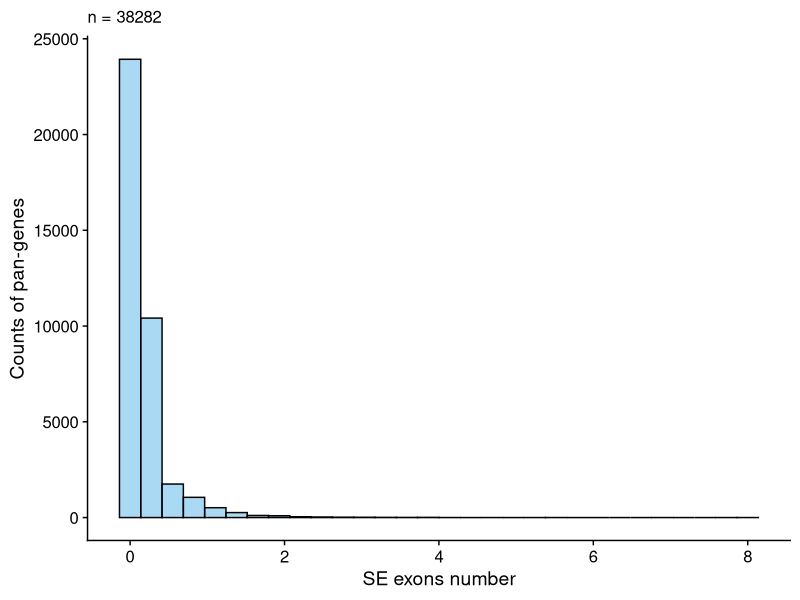
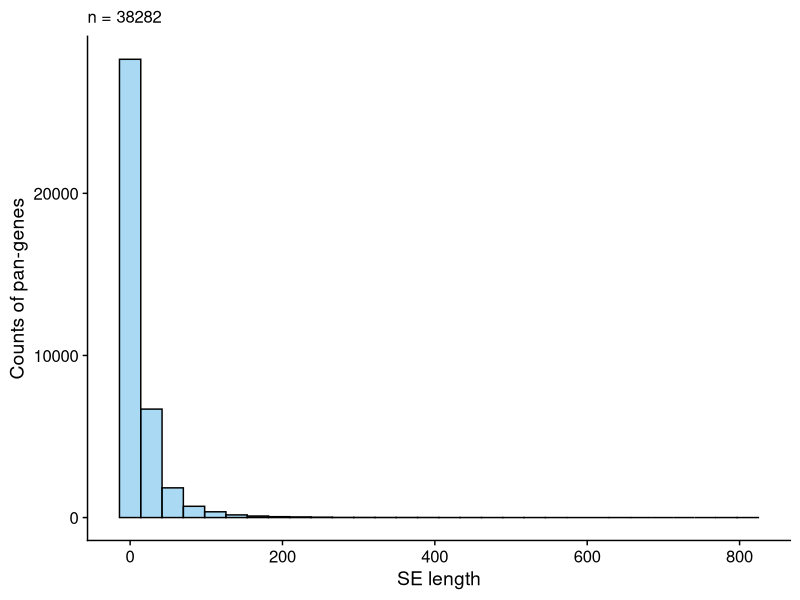
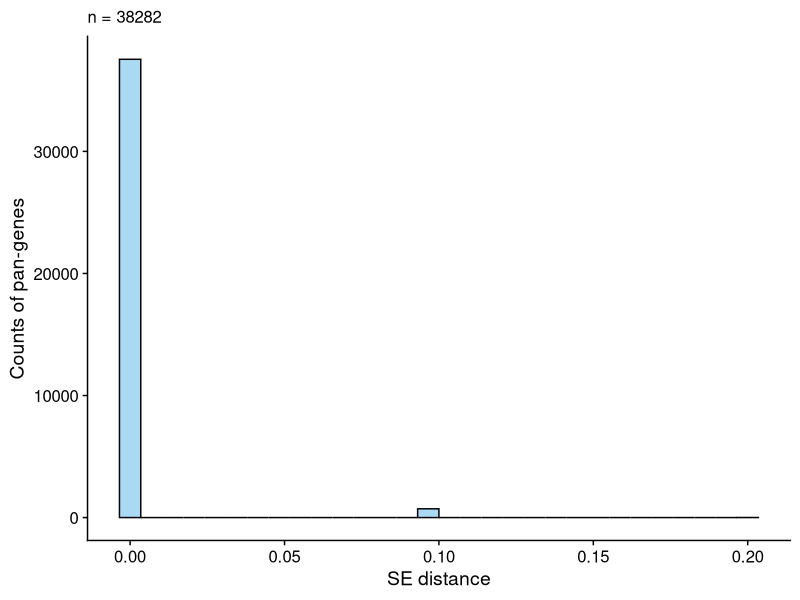
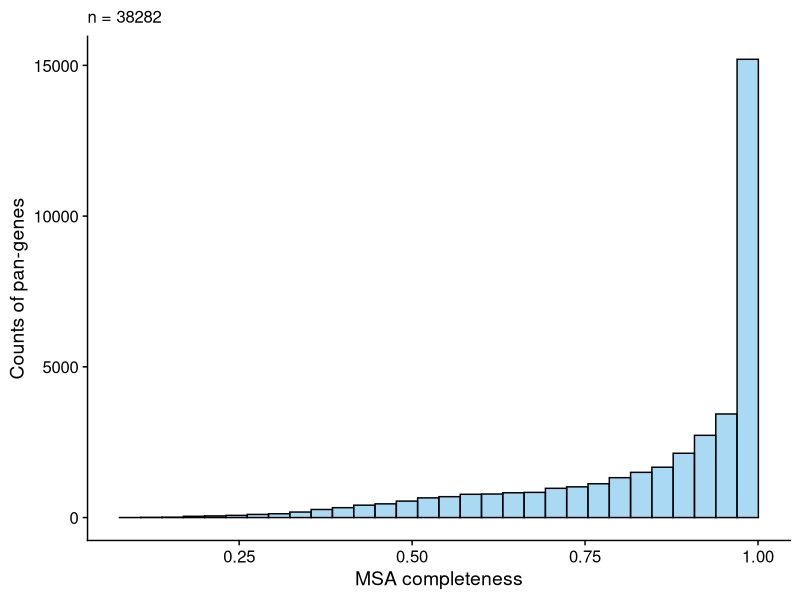
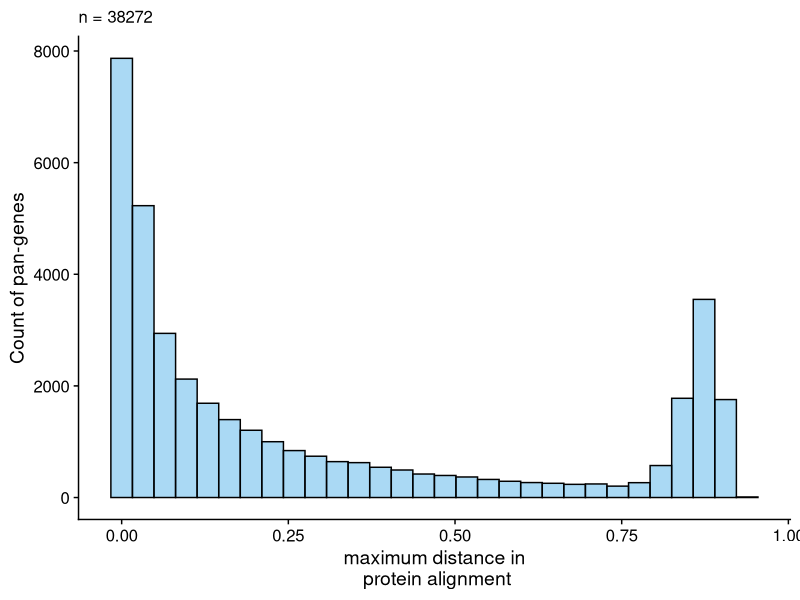
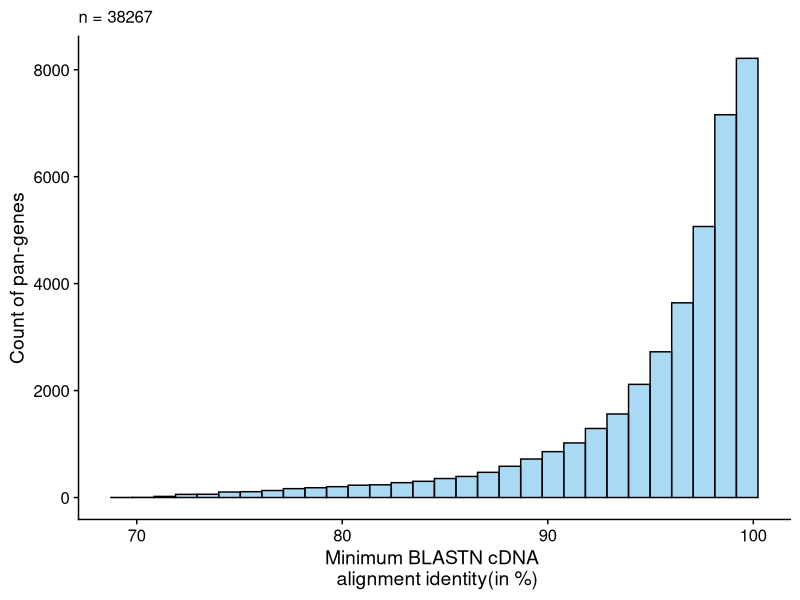

R code for these plots, in order: (Note: this script raises an error after producing the figures.)
# Supplement Fig 1
## check QC of pan-genes based on the output of get_pangenes pipeline and all 3 Nipponbare annotations therein. 

suppressMessages(library(tidyverse))
suppressMessages(library(cowplot))
suppressMessages(library(ggpubr))

MSA_OsNip <- read.delim("core_files/magic clusters - magic15MSA1stisof.OsNip.tsv")
log.quality.cDNA.fix <- read.delim("core_files/log.quality.cDNA.fix.tsv", header=FALSE)
pep_global_dist.max <- read.delim("core_files/pep_global_dist.max.tsv", header=FALSE)


plot_A <- MSA_OsNip %>% 
  ggplot(., aes(x = SE_exons )) +
  geom_histogram(position = "identity", alpha = 0.5, fill = "#56B4E9", color = "black") + theme_cowplot() + 
  labs(x = "SE exons number", y = "Counts of pan-genes", fill = "", 
       subtitle = paste("n =", length(unique(MSA_OsNip$file)))) +
  scale_fill_manual(values = "blue" )

plot_B <- MSA_OsNip %>% 
  ggplot(., aes(x = SE_len )) +
  geom_histogram(position = "identity", alpha = 0.5, fill = "#56B4E9", color = "black") + theme_cowplot() + 
  labs(x = "SE length", y = "Counts of pan-genes", fill = "", 
       subtitle = paste("n =", length(unique(MSA_OsNip$file)))) +
  scale_fill_manual(values = "blue" )

plot_C <- MSA_OsNip %>% 
  ggplot(., aes(x = SE_dist )) +
  geom_histogram(position = "identity", alpha = 0.5, fill = "#56B4E9", color = "black") + theme_cowplot() + 
  labs(x = "SE distance", y = "Counts of pan-genes" , fill = "", 
       subtitle = paste("n =", length(unique(MSA_OsNip$file)))) +
  scale_fill_manual(values = "blue" )


plot_D <- MSA_OsNip %>% 
  ggplot(., aes(x = Ca )) +
  geom_histogram(position = "identity", alpha = 0.5, fill = "#56B4E9", color = "black") + theme_cowplot() + 
  labs(x = "MSA completeness" , y = "Counts of pan-genes", fill = "", 
       subtitle = paste("n =", length(unique(MSA_OsNip$file)))) +
  scale_fill_manual(values = "blue" )

plot_E <- pep_global_dist.max %>% 
  ggplot(., aes(x = V2 )) +
  geom_histogram(position = "identity", alpha = 0.5, fill = "#56B4E9", color = "black") + theme_cowplot() + 
  labs(x = "maximum distance in\n protein alignment" , y = "Count of pan-genes", fill = "", subtitle = paste("n =", length(unique(pep_global_dist.max$V1)))) +
  scale_fill_manual(values = "blue" )

plot_F <- log.quality.cDNA.fix %>% 
  ggplot(., aes(x = V2 )) +
  geom_histogram(position = "identity", alpha = 0.5, fill = "#56B4E9", color = "black") + theme_cowplot() + 
  labs(x = "Minimum BLASTN cDNA \n alignment identity(in %)" , y = "Count of pan-genes", fill = "", subtitle = paste("n =", length(unique(log.quality.cDNA.fix$V1)))) +
  scale_fill_manual(values = "blue" )


# uncomment to export
# svg("supplement_QC.svg", width=9,height=6, pointsize = 8)
# ggarrange(plot_A, plot_B, plot_C, plot_D , plot_E,plot_F, labels = "AUTO")
# dev.off()


## add pan-genes notations

MSA_OsNip$ids <- MSA_OsNip$file

MSA_OsNip$ids <- str_replace_all(MSA_OsNip$ids, ".cds.faa", "")

MSA_OsNip$ids <- str_replace_all(MSA_OsNip$ids, "gene:", "")

MSA_OsNip <- MSA_OsNip %>% left_join(clusters_summary[,c(1,6)], join_by(ids == merged.or.gene_id))

MSA_OsNip_final <- MSA_OsNip %>% select(-ids, -file) %>% relocate(Pan.id, .before = X1stisof) ### write out 


# Supplementary table
# write.table(MSA_OsNip_final, file = "Supplementary table S2.tsv", sep = "\t", quote = FALSE, row.names = FALSE)


